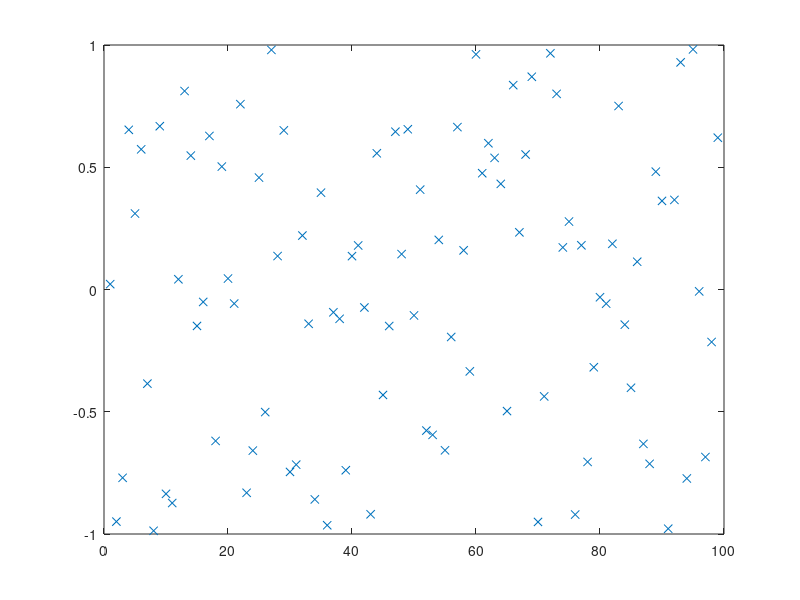

Write MATLAB code to recreate this figure. (Note: this script raises an error after producing the figure.)
% script <a href="matlab:RR_MergeSortTest">RR_MergeSortTest</a>
% Test <a href="matlab:help RR_MergeSort">RR_MergeSort</a> on a random set of data.
% Renaissance Codebase, https://github.com/tbewley/RC/NRchap07
% Copyright 2023 by Thomas Bewley, distributed under BSD 3-Clause License. 

n=99; D=2*rand(n,1)-1; close all, plot(D(:,1),'x'), pause(0.5)
[D,index]=RR_MergeSort(D,1,n);       plot(D(:,1),'x')

% end script RR_MergeSortTest
